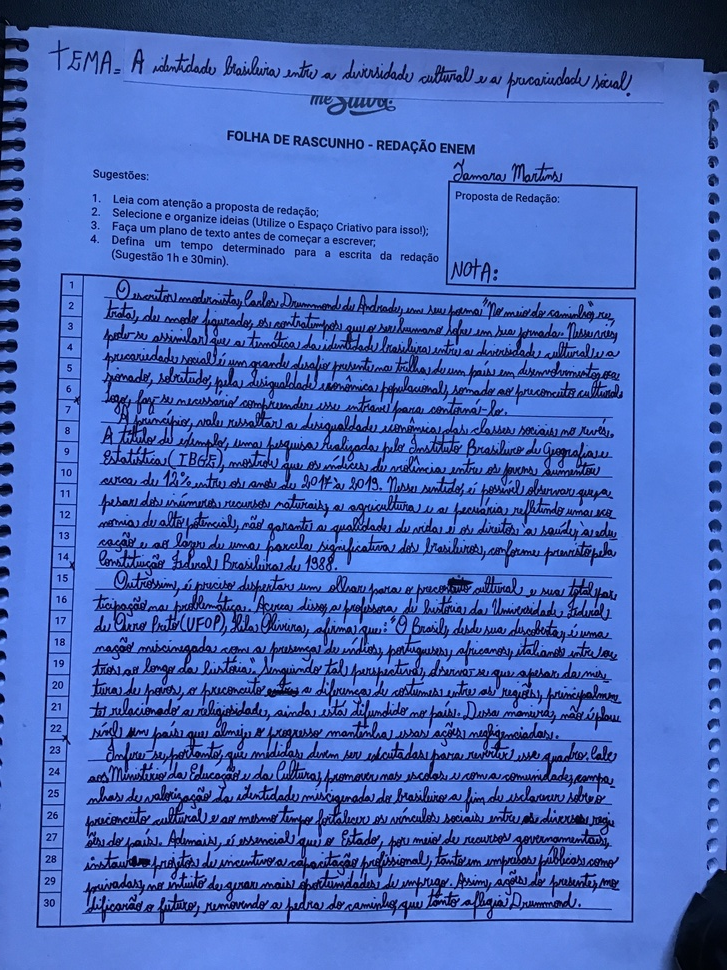
#> input picture exemplos/exemplo1.jpeg, 727 x 970 px, shrunk from 2448 x 3264 before the run; its folder holds only this picture in this run
$ python all.py
#> lines starting #> are read from the running program, lines starting #| are printed output that depends on the picture; long printed decimals are rounded
#> further down, image is the input picture: shape (970, 727, 3); mean B, G, R 191.2, 107.2, 75.1
import cv2
import matplotlib.pyplot as plt
import numpy as np
from PIL import Image as im
from numpy.lib.type_check import imag
from scipy.ndimage import interpolation as inter
import statistics
from peakdetect import peakdetect

def threshold(image):
    dst = cv2.fastNlMeansDenoisingColored(image, None, 10, 10, 7, 15)
    grayDST = cv2.cvtColor(dst,cv2.COLOR_BGR2GRAY)
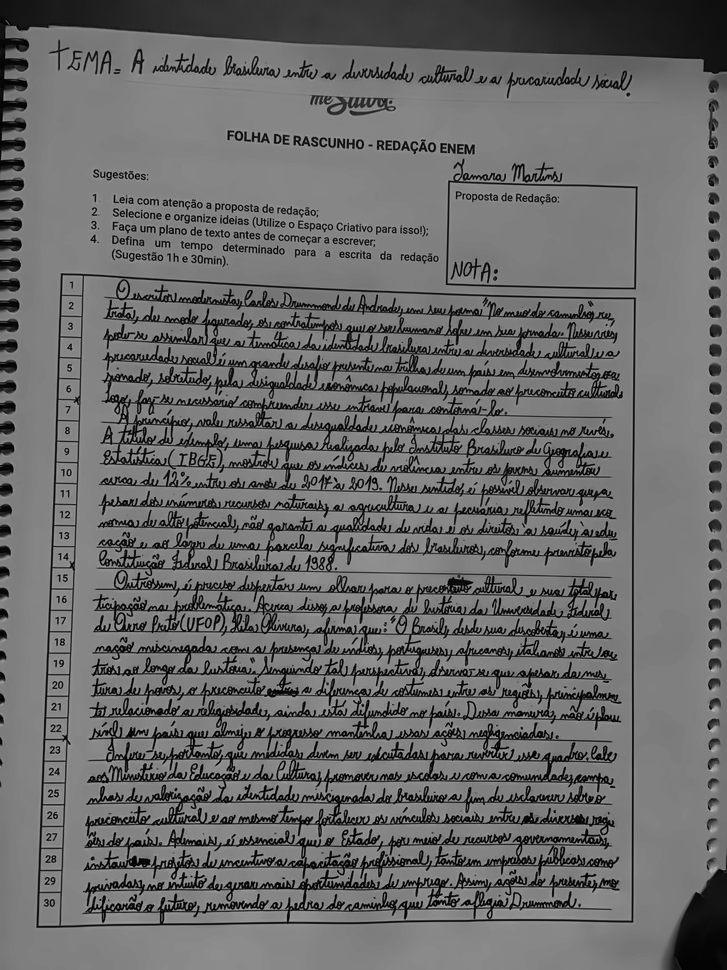
#> grayDST: shape (970, 727); min 1, max 187, mean 106.9
    threshDST = cv2.adaptiveThreshold(grayDST,255,cv2.ADAPTIVE_THRESH_GAUSSIAN_C,cv2.THRESH_BINARY,11,6) #imgf contains Binary image
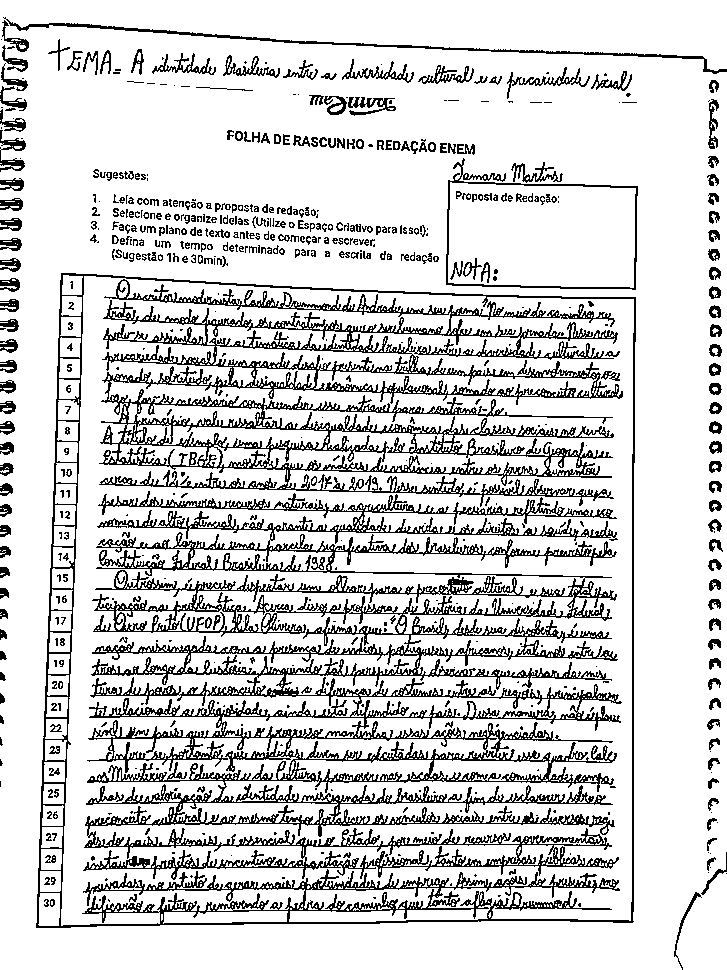
#> threshDST: shape (970, 727); 82.8% white; black in thin lines or dots
    return threshDST
    # cv2.imshow('threshDST',threshDST)
    # cv2.imwrite('exemplo6.jpg',threshDST)
    # # kernel = np.ones((1,1),np.uint8)
    # # erosion = cv2.erode(threshDST,kernel,iterations = 1)
    # # cv2.imshow('erosion',erosion)
    # cv2.waitKey(0)
    # cv2.destroyAllWindows()

def find_score(arr, angle):
    data = inter.rotate(arr, angle, reshape=False, order=0)
    hist = np.sum(data, axis=1)
    score = np.sum((hist[1:] - hist[:-1]) ** 2)
    return hist, score


def skewCorrection(image):
    img = im.fromarray(image)
    wd, ht = img.size
#> wd = 727; ht = 970
    pix = np.array(img.convert('1').getdata(), np.uint8)
    bin_img = 1 - (pix.reshape((ht, wd)) / 255.0)
#> bin_img: shape (970, 727) float64; values 0 (black) and 1 (white), 17.2% white in thin lines or dots
    # plt.imshow(bin_img, cmap='gray')
    # plt.savefig('binary.png')

    delta = 1
    limit = 5
    angles = np.arange(-limit, limit+delta, delta)
    scores = []
    for angle in angles:
        hist, score = find_score(bin_img, angle)
        scores.append(score)
        best_score = max(scores)
        best_angle = angles[scores.index(best_score)]
        # print('Best angle: {}'.format(best_angle))
        data = inter.rotate(bin_img, best_angle, reshape=False, order=0)
        img = im.fromarray((255 * data).astype("uint8")).convert("RGB")
#> this loop made 11 passes
#> (score, best_score, best_angle) on passes 1 to 11: (124087, 124087, -5), (159073, 159073, -4), (184260, 184260, -3), (288259, 288259, -2), (728825, 728825, -1), (1183233, 1183233, 0), (1639948, 1639948, 1), (1156432, 1639948, 1), (604886, 1639948, 1), (370780, 1639948, 1), (191626, 1639948, 1)
#> pass 1, in find_score, `data = inter.rotate(arr, angle, reshape=False, order=0)`:
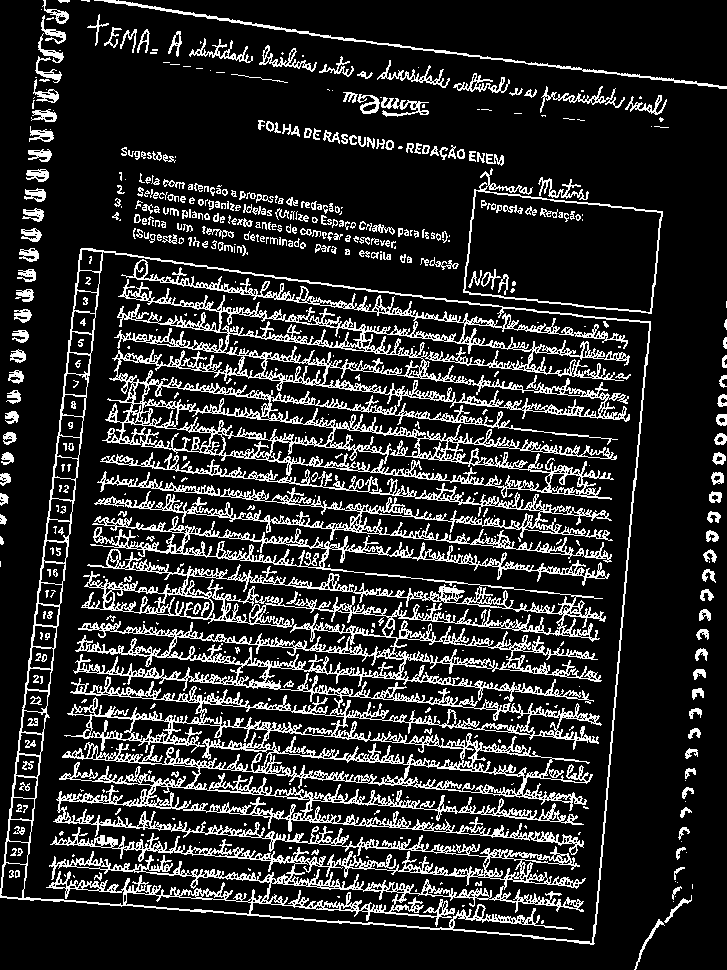
#> data: shape (970, 727) float64; values 0 (black) and 1 (white), 16.9% white in thin lines or dots
#> pass 2, in find_score (call 2), `data = inter.rotate(arr, angle, reshape=False, order=0)`:
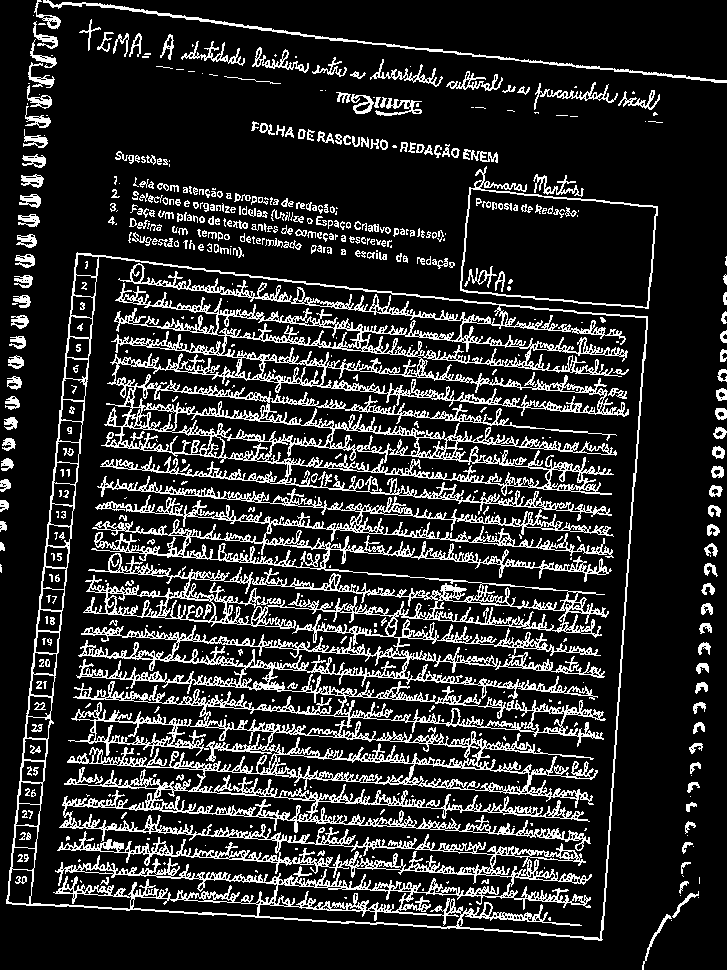
#> data: shape (970, 727) float64; values 0 (black) and 1 (white), 16.9% white in thin lines or dots
#> after the loop, scores = [124087, 159073, 184260, 288259, 728825, 1183233, 1639948, 1156432, 604886, 370780, 191626]
        # img.save('skew_corrected.png')

    return np.array(img)
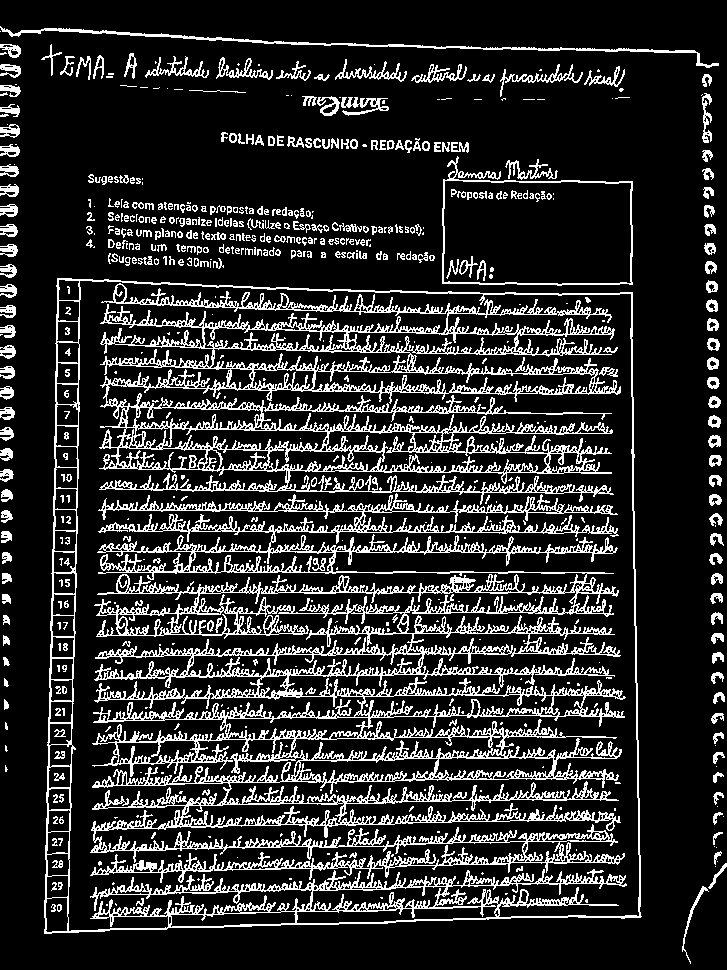
#> returned value: shape (970, 727, 3); 17.1% white in thin lines or dots
#> `image = cv2.cvtColor(skewCorrection(image), cv2.COLOR_RGB2GRAY)`: image: shape (970, 727); 17.1% white in thin lines or dots
#> `image = cv2.bitwise_not(image)`: image: shape (970, 727); 82.9% white; black in thin lines or dots


def line_segmentation(image, index):
#> called with index = 1
    height = image.shape[0]
#> height = 970
    width = image.shape[1]
#> width = 727
    # print ("height: ", height)
    # print ("width: ", width)
    array = []

    blackPixel = 0
    for i in range(height):
        for j in range(width):
            if image[i,j] < 127:
                blackPixel += 1
            if(j == width-1):
                array.append(blackPixel)
                blackPixel = 0

    # array = normalizeData(array, width)
    histogram(array, index)
    image = find_line(image,array)
    return image

def histogram(array, index):
#> (the call stopped at in histogram, `peaks = peakdetect(array, lookahead=20)`: peakdetect is not available in this run)
    ax2 = plt.subplot(2, 1, 2)
    peaks = peakdetect(array, lookahead=20)
    higherPeaks = np.array(peaks[1])
    ax2.plot(higherPeaks[:,0], higherPeaks[:,1], 'bx')
    ax2.bar(range(len(array)), array, color='r')
    # plt.show()
    plt.savefig("histogram-line" + str(index) + ".png")

def normalizeData(array,width):
    for i in range(len(array)):
        array[i] = array[i]/width
    return array

def find_line(image,array):
    mean = statistics.mean(array)
#> mean = 124
    print ("mean: ", mean)
#| mean:  124.041

    width = image.shape[1]
#> width = 727
    lines = []
    # for a in range(len(array)):
    #     if array[a] <= mean and array[a] > mean/2:
    #         lines.append(a)

#> (the run stopped early here; a loop or call above may not have finished)
